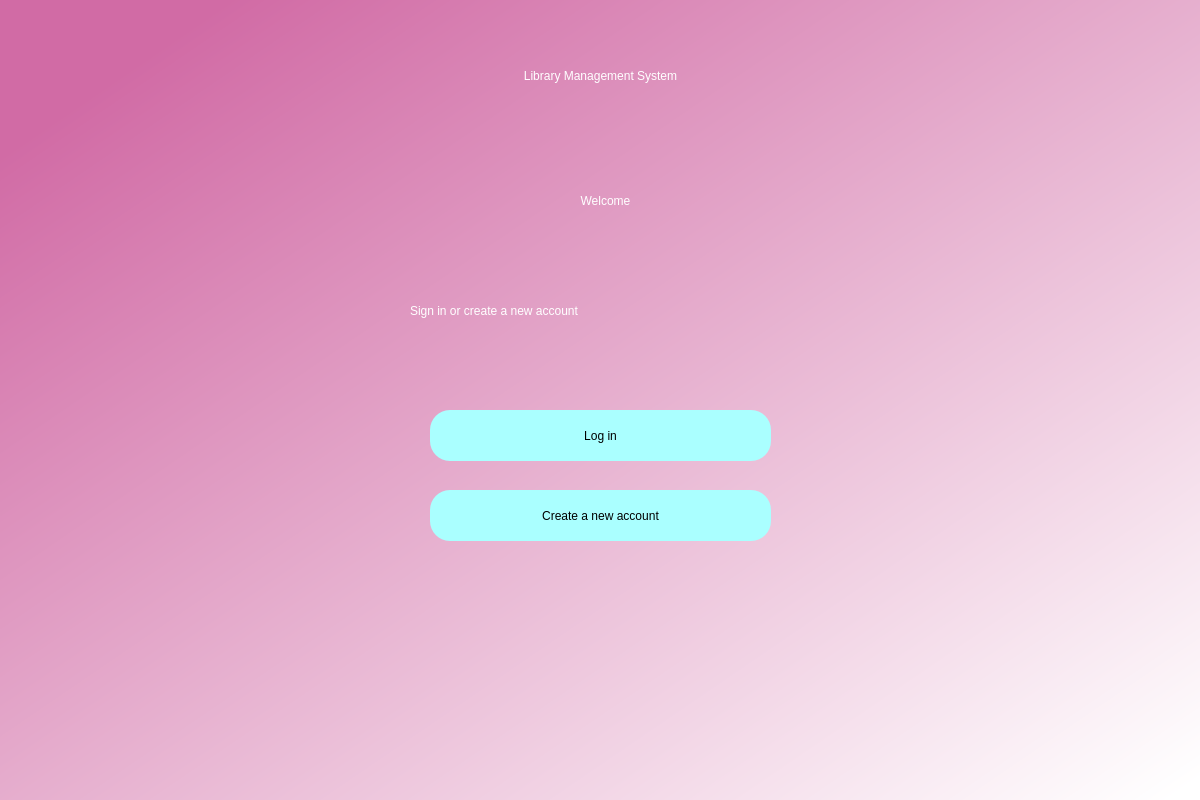
<?xml version="1.0" encoding="UTF-8"?>
<ui version="4.0">
 <class>Dialog</class>
 <widget class="QDialog" name="Dialog">
  <property name="geometry">
   <rect>
    <x>0</x>
    <y>0</y>
    <width>1200</width>
    <height>800</height>
   </rect>
  </property>
  <property name="windowTitle">
   <string>Welcome</string>
  </property>
  <widget class="QWidget" name="bgwidget" native="true">
   <property name="geometry">
    <rect>
     <x>0</x>
     <y>0</y>
     <width>1201</width>
     <height>801</height>
    </rect>
   </property>
   <property name="styleSheet">
    <string notr="true">QWidget#bgwidget{
background-color:qlineargradient(spread:pad, x1:0.091, y1:0.101636, x2:0.991379, y2:0.977, stop:0 rgba(209, 107, 165, 255), stop:1 rgba(255, 255, 255, 255));}</string>
   </property>
   <widget class="QLabel" name="label">
    <property name="geometry">
     <rect>
      <x>430</x>
      <y>170</y>
      <width>351</width>
      <height>61</height>
     </rect>
    </property>
    <property name="styleSheet">
     <string notr="true">font: 36pt &quot;MS Shell Dlg 2&quot;; color:rgb(255, 255, 255)</string>
    </property>
    <property name="text">
     <string>Welcome</string>
    </property>
    <property name="alignment">
     <set>Qt::AlignCenter</set>
    </property>
   </widget>
   <widget class="QLabel" name="label_2">
    <property name="geometry">
     <rect>
      <x>410</x>
      <y>290</y>
      <width>391</width>
      <height>41</height>
     </rect>
    </property>
    <property name="styleSheet">
     <string notr="true">font: 16pt &quot;MS Shell Dlg 2&quot;;color:rgb(255, 255, 255)</string>
    </property>
    <property name="text">
     <string>Sign in or create a new account</string>
    </property>
   </widget>
   <widget class="QPushButton" name="login">
    <property name="geometry">
     <rect>
      <x>430</x>
      <y>410</y>
      <width>341</width>
      <height>51</height>
     </rect>
    </property>
    <property name="styleSheet">
     <string notr="true">border-radius:20px;
background-color: rgb(170, 255, 255);
font: 14pt &quot;MS Shell Dlg 2&quot;;</string>
    </property>
    <property name="text">
     <string>Log in</string>
    </property>
   </widget>
   <widget class="QPushButton" name="create">
    <property name="geometry">
     <rect>
      <x>430</x>
      <y>490</y>
      <width>341</width>
      <height>51</height>
     </rect>
    </property>
    <property name="styleSheet">
     <string notr="true">border-radius:20px;
background-color: rgb(170, 255, 255);
font: 14pt &quot;MS Shell Dlg 2&quot;;</string>
    </property>
    <property name="text">
     <string>Create a new account</string>
    </property>
   </widget>
   <widget class="QLabel" name="label_3">
    <property name="geometry">
     <rect>
      <x>0</x>
      <y>20</y>
      <width>1201</width>
      <height>111</height>
     </rect>
    </property>
    <property name="styleSheet">
     <string notr="true">font: 40pt &quot;MS Shell Dlg 2&quot;; color:rgb(255, 255, 255)</string>
    </property>
    <property name="text">
     <string>Library Management System</string>
    </property>
    <property name="alignment">
     <set>Qt::AlignCenter</set>
    </property>
   </widget>
  </widget>
 </widget>
 <resources/>
 <connections/>
</ui>
